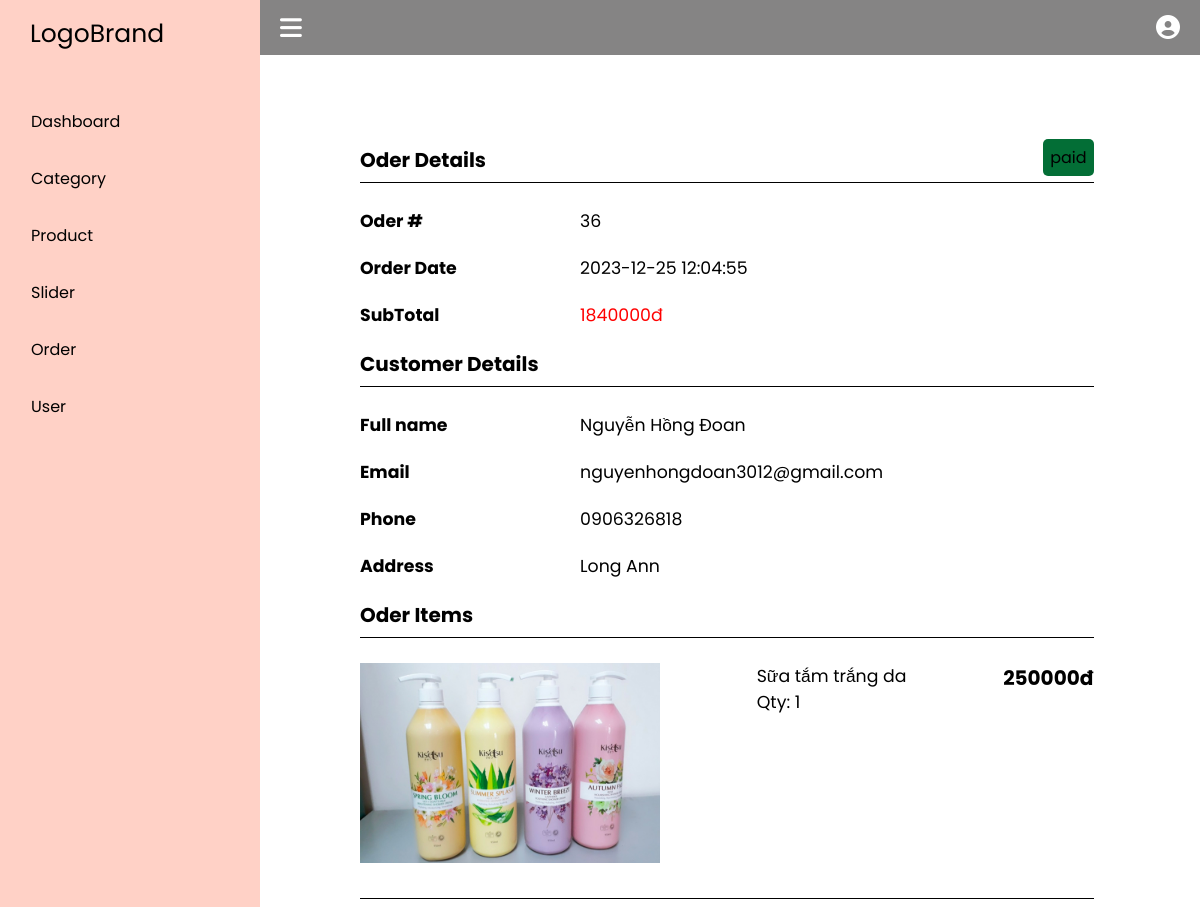
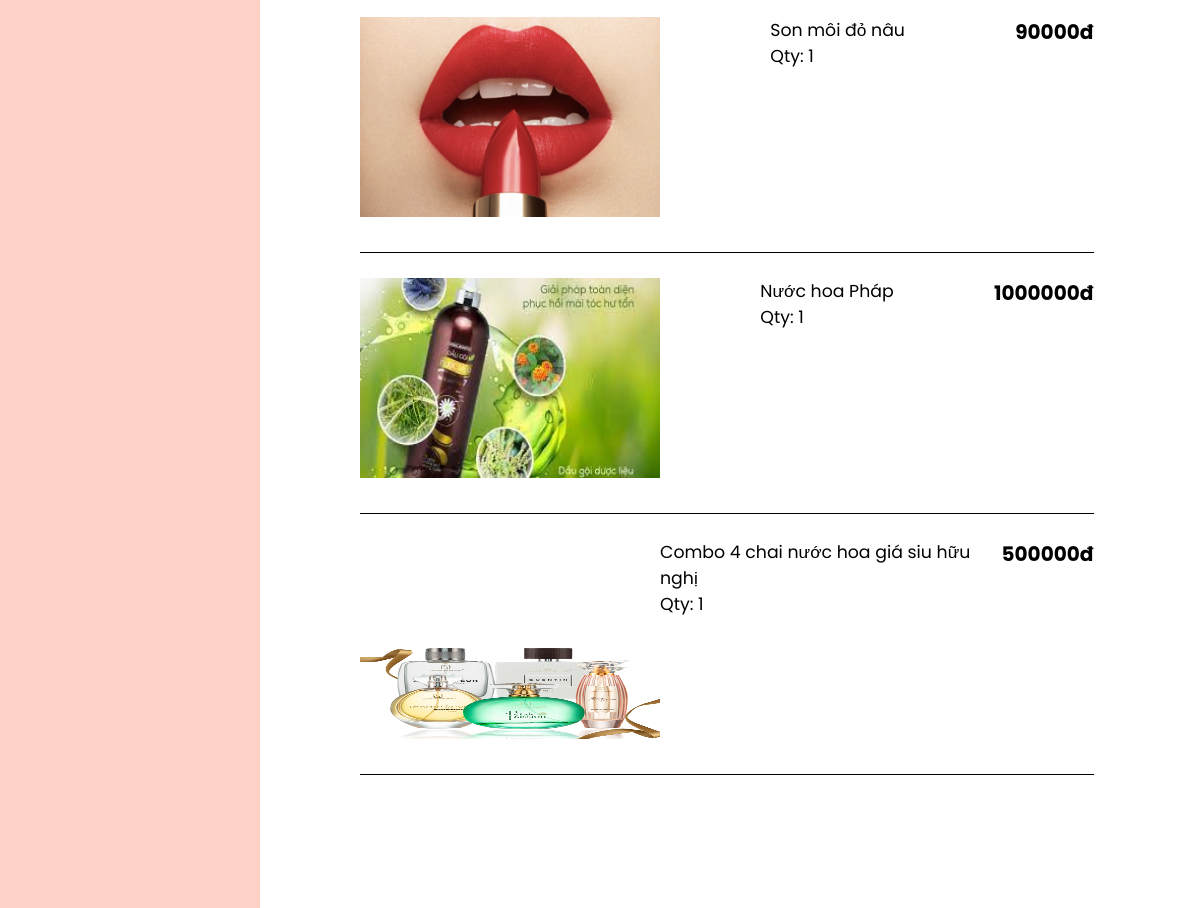
Page /admin/index.php?page=order_details&id=36 (signed in) on the committed database (2 pictures, top to bottom).
### tables this page shows
CREATE TABLE `orders` (
  `order_id` int(11) NOT NULL,
  `fullname` varchar(100) NOT NULL,
  `email` varchar(100) NOT NULL,
  `phone_number` varchar(20) NOT NULL,
  `address` varchar(100) NOT NULL,
  `note` varchar(100) NOT NULL,
  `order_date` timestamp NOT NULL DEFAULT current_timestamp(),
  `payment_status` varchar(100) NOT NULL DEFAULT 'unpaid',
  `price` float NOT NULL DEFAULT 0
);

CREATE TABLE `cart` (
  `cart_id` int(11) NOT NULL,
  `email` varchar(100) NOT NULL,
  `product_id` int(11) NOT NULL,
  `quantity` int(100) NOT NULL,
  `total_price` float NOT NULL,
  `created_at` datetime NOT NULL DEFAULT current_timestamp(),
  `bought` int(11) DEFAULT 0,
  `order_id` int(11) DEFAULT NULL
);

CREATE TABLE `product` (
  `product_id` int(11) NOT NULL,
  `category_id` int(11) NOT NULL,
  `title` varchar(100) NOT NULL,
  `price` float NOT NULL,
  `image` varchar(100) NOT NULL,
  `description` varchar(100) NOT NULL,
  `created_at` timestamp NOT NULL DEFAULT current_timestamp()
);

### admin/pages/main/order_details.php (the view, shortened to what this page needs)
<head>
    <link rel="stylesheet" href="./css/order_details.css">
    <link rel="stylesheet" href="./css/order.css">
</head>
<?php
$order_id = $_GET["id"];
$sql = "select * from orders where order_id = '$order_id' limit 1";
$result = mysqli_query($con, $sql);
$row = mysqli_fetch_assoc($result);
?>
<main class = "main">
<div class="container2">
    <main style = 'font-size: 12pt'>
            <div id="main">
                <div id="detail">
                    <div class="row" style="margin-bottom: 0px">
                        <div class="col-6">
                            <h3>Oder Details</h3>
                        </div >
                        <?php
                            echo "<div style = 'text-align: right' text-right'>";
                            echo "<span class='payment_status $row[payment_status] ' style = 'padding: 7px; border-radius : 5px;'>
                            $row[payment_status]</span>";
                            echo "</div>";
                        ?>
                    </div>
                    <div id="Oder-Details"></div>
                    <div class="row" id="info">
                        <div class="col-2">
                            <h4>Oder #</h4>
                        </div>
                        <div class="col-10">
                            <p class="big">
                                <?php echo $order_id; ?>
                            </p>
                        </div>
                    </div>
                    <div class="row" id="info">
                        <div class="col-2">
                            <h4>Order Date</h4>
                        </div>
                        <div class="col-10">
                            <p class="big">
                                <?php echo $row['order_date']; ?>
                            </p>
                        </div>
                    </div>
                    <div class="row" id="info">
                        <div class="col-2">
                            <h4>SubTotal</h4>
                        </div>
                        <div class="col-10">
                            <p class="big price" >
                                <?php echo $row['price'];
                                echo "đ"; ?>
                            </p>
                        </div>
                    </div>
                    <h3 id="Oder-Details">Customer Details</h3>
                    <div class="row" id="info">
                        <div class="col-2">
                            <h4>Full name</h4>
                        </div>
                        <div class="col-10">
                            <p class="big">
                                <?php echo $row['fullname']; ?>
                            </p>
                        </div>
                    </div>
                    <div class="row" id="info">
                        <div class="col-2">
                            <h4>Email</h4>
                        </div>
                        <div class="col-10">
                            <p class="big">
                                <?php echo $row['email'] ?>
                            </p>
                        </div>
                    </div>
                    <div class="row" id="info">
                        <div class="col-2">
                            <h4>Phone</h4>
                        </div>
                        <div class="col-10">
                            <p class="big">
                                <?php echo $row['phone_number']; ?>
                            </p>
                        </div>
                    </div>
                    <div class="row" id="info">
                        <div class="col-2">
                            <h4>Address</h4>
                        </div>
                        <div class="col-10">
                            <p class="big">
                                <?php echo $row['address']; ?>
                            </p>
                        </div>
                    </div>
                    <h3 id="Oder-Details">Oder Items</h3>
                    <?php
                    $sql = "select * from cart where order_id = '$order_id' ";
                    $result = mysqli_query($con, $sql);
                    while ($row = mysqli_fetch_assoc($result)) {
                        echo "<div class='row'>
                    <div class='col-3'>";
                        $sql1 = "select * from product where product_id = '$row[product_id]'";
                        $result1 = mysqli_query($con, $sql1);
                        $row1 = mysqli_fetch_assoc($result1);
                        $image = $row1['image'];
                        $title = $row1['title'];
                        echo "<a href='#'><img src='../upload/$image' style = 'width: 300px; height: 200px;' class='img-fluid'></a>
                    ";
                        echo "</div>
                    <div class='col-6'>
                        <p class='big'>$title<br>Qty: $row[quantity]</p>
                    </div>
                    <div class='col-3 text-right'>
                        <h3 >$row[total_price]đ</h3>
                    </div>
                </div>
                <div id='Oder-Details'></div>
                ";
                    }
                    ?>
                </div>
            </div>
    </main>
</div>
</main>

### admin/css/style.css (style rules this page uses)
* { margin: 0; padding: 0; box-sizing: border-box; font-family: "Poppins", sans-serif; }
.container2 { width: 96%; padding-bottom: 25vh; }
.navbar, .main { left: 260px; width: calc(100% - 260px); transition: all 0.5s ease; z-index: 1000; }
.main { position: relative; display: flex; padding-left: 30px; padding-top: 100px; padding-bottom: 11vh; z-index: 100; background: white; }
a { text-decoration: none; color: black; }

### admin/css/order_details.css (style rules this page uses)
#detail { padding: 45px 70px 80px 70px; background-color: white; }
h3 { font-size: 15pt; }
.col-2 { font-size: 13pt; }
#detail .row { height: 100%; margin-bottom: 21px; display: flex; justify-content: space-between; }
#Oder-Details { border-bottom: 1px solid #000; padding-bottom: 7px; align-items: center; margin-bottom: 25px; }
.col-10 { text-align: left; width: 70%; }
.price { color: red; font-size: bold; }
.big { font-size: 13pt; }

### admin/css/order.css (style rules this page uses)
.paid { background-color: #036E36; }

### rows in the picture
orders: payment_status "paid", order_date "2023-12-25 12:04:55", price "1840000", fullname "Nguyễn Hồng Đoan", email "nguyenhongdoan3012@gmail.com", phone_number "0906326818", address "Long Ann"
cart: product.image (picture), product.title "Sữa tắm trắng da", quantity "1", total_price "250000"
cart: product.image (picture), product.title "Son môi đỏ nâu", quantity "1", total_price "90000"
cart: product.image (picture), product.title "Nước hoa Pháp", quantity "1", total_price "1000000"
cart: product.image (picture), product.title "Combo 4 chai nước hoa giá siu hữu nghị", quantity "1", total_price "500000"

### other values in the picture
$order_id "36"
